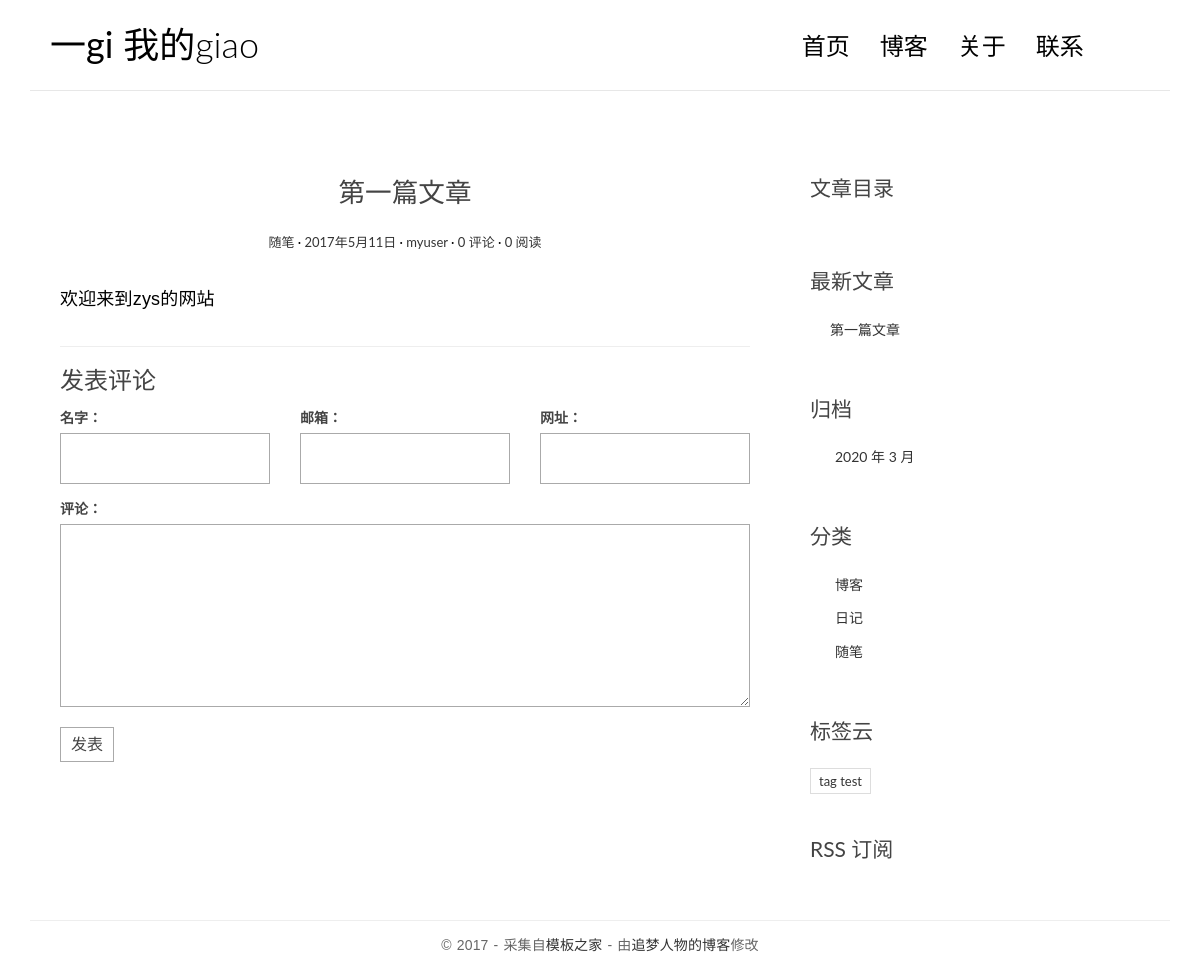
Page /posts/2/ on the committed database.
### myblog/models.py (models this page shows, shortened)
class Post(models.Model):
    title = models.CharField('标题', max_length=70)
    body = models.TextField('正文')
    created_time = models.DateTimeField('创建时间', default=timezone.now)
    modified_time = models.DateTimeField('修改时间')
    excerpt = models.CharField('摘要', max_length=200, blank=True)
    category = models.ForeignKey(Category, verbose_name='分类', on_delete=models.CASCADE)
    tag = models.ManyToManyField(Tag, verbose_name='标签', blank=True)
    author = models.ForeignKey(User, verbose_name='作者', on_delete=models.CASCADE)
    class Meta:
        verbose_name = '文章'
        verbose_name_plural = verbose_name
    def get_absolute_url(self):
        return reverse('myblog:detail', kwargs={'pk': self.pk})

class Category(models.Model):
    name = models.CharField(max_length=100)
    class Meta:
        verbose_name = '分类'
        verbose_name_plural = verbose_name

class Tag(models.Model):
    name = models.CharField(max_length=100)
    class Meta:
        verbose_name = '标签'
        verbose_name_plural = verbose_name

### myblog/views.py (the view)
# urls.py: path('posts/<int:pk>/', views.detail, name='detail'),
def detail(request, pk):
    post = get_object_or_404(Post, pk=pk)
    md = markdown.Markdown(extensions=[
        'markdown.extensions.extra',
        'markdown.extensions.codehilite',
        'markdown.extensions.toc',
    ])
    post.body = md.convert(post.body)
    m = re.search(r'<dic class="toc">\s*<url>(.*)</ul>\s*</div>', md.toc, re.S)
    post.toc = m.group(1) if m is not None else ''
    return render(request, 'blog/detail.html', context={'post': post})

### myblog/templatetags/blog_extras.py (called while the page is built)
@register.inclusion_tag('blog/inclusions/_recent_posts.html', takes_context=True)
def show_recent_posts(context, num=5):
    return {
        'recent_post_list': Post.objects.all().order_by('-created_time')[:num],
    }

@register.inclusion_tag('blog/inclusions/_archives.html', takes_context=True)
def show_archives(context):
    return {
        'date_list': Post.objects.dates('created_time', 'month', order='DESC'),
    }

@register.inclusion_tag('blog/inclusions/_categories.html', takes_context=True)
def show_categories(context):
    return {
        'category_list': Category.objects.all(),
    }

@register.inclusion_tag('blog/inclusions/_tags.html', takes_context=True)
def show_tags(context):
    return {
        'tag_list': Tag.objects.all(),
    }

### templates/blog/detail.html (shortened to what this page needs)
{% extends 'base.html' %}
+ {% load static %}
                {% block main %}
                    <article class="post post-{{ post.pk }}">
                        <header class="entry-header">
                            <h1 class="entry-title">{{ post.title }}</h1>
                            <div class="entry-meta">
                                <span class="post-category"><a href="#">{{ post.category.name }}</a></span>
                                <span class="post-date"><a href="#"><time class="entry-date"
                                                                          datetime="2012-11-09T23:15:57+00:00">2017年5月11日</time></a></span>
                                <span class="post-author"><a href="#">{{ post.author }}</a></span>
                                <span class="comments-link"><a href="#">0 评论</a></span>
                                <span class="views-count"><a href="#">0 阅读</a></span>
                            </div>
                        </header>
                        <div class="entry-content clearfix">
                            {{ post.body|safe }}
                        </div>
                    </article>
                    <section class="comment-area" id="comment-area">
                        <hr>
                        <h3>发表评论</h3>
                        <form action="#" method="post" class="comment-form">
                            <div class="row">
                                <div class="col-md-4">
                                    <label for="id_name">名字：</label>
                                    <input type="text" id="id_name" name="name" required>
                                </div>
                                <div class="col-md-4">
                                    <label for="id_email">邮箱：</label>
                                    <input type="email" id="id_email" name="email" required>
                                </div>
                                <div class="col-md-4">
                                    <label for="id_url">网址：</label>
                                    <input type="text" id="id_url" name="url">
                                </div>
                                <div class="col-md-12">
                                    <label for="id_comment">评论：</label>
                                    <textarea name="comment" id="id_comment" required></textarea>
                                    <button type="submit" class="comment-btn">发表</button>
                                </div>
                            </div>
                        </form>
                    </section>
                {% endblock main %}
                {% block toc %}
                    <div class="widget widget-content">
                        <h3 class="widget-title">文章目录</h3>
                    </div>
                {% endblock toc %}

### templates/blog/inclusions/_recent_posts.html
<div class="widget widget-recent-posts">
  <h3 class="widget-title">最新文章</h3>
  <ul>
    {% for post in recent_post_list %}
      <li>
        <a href="{{ post.get_absolute_url }}">{{ post.title }}</a>
      </li>
    {% empty %}
      暂无文章！
    {% endfor %}
  </ul>
</div>

### templates/blog/inclusions/_categories.html
<div class="widget widget-category">
  <h3 class="widget-title">分类</h3>
  <ul>
    {% for category in category_list %}
      <li>
        <a href="{% url 'myblog:category' category.pk %}">{{ category.name }}</a>
      </li>
    {% empty %}
      暂无分类！
    {% endfor %}
  </ul>
</div>

### templates/blog/inclusions/_tags.html
<div class="widget widget-tag-cloud">
  <h3 class="widget-title">标签云</h3>
  <ul>
    {% for tag in tag_list %}
      <li>
        <a href="{% url 'myblog:tag' tag.pk %}">{{ tag.name }}</a>
      </li>
    {% empty %}
      暂无标签！
    {% endfor %}
  </ul>
</div>

### myblog/static/blog/css/custom.css (style rules this page uses)
* { outline: none; }
h1, h2, h3, h4, h5, h6 { margin-top: 0; }
a { color: #333; }
body { color: #444; font-family: 'Lato', sans-serif; }
p { font-family: 'Ubuntu', sans-serif; font-weight: 400; word-spacing: 1px; letter-spacing: 0.01em; }
.post { background: #fff; padding: 30px 30px 0; }
.entry-title { text-align: center; font-size: 1.9em; margin-bottom: 20px; line-height: 1.6; padding: 10px 20px 0; }
.entry-meta { text-align: center; color: #DDDDDD; font-size: 13px; margin-bottom: 30px; }
.entry-content { font-size: 18px; line-height: 1.9; font-weight: 300; color: #000; }
.post-category::after, .post-date::after, .post-author::after, .comments-link::after { content: ' ·'; color: #000; }
.widget { background: #fff; padding: 30px 0 0; }
.widget-title { font-size: 1.5em; margin-bottom: 20px; line-height: 1.6; padding: 10px 0 0; font-weight: 400; }
.widget-recent-posts ul { padding: 0; margin: 0; padding-left: 20px; }
.widget-recent-posts ul li { list-style-type: none; position: relative; line-height: 170%; margin-bottom: 10px; }
.widget-recent-posts ul li::before { content: '\f3d3'; font-family: "Ionicons"; position: absolute; left: -17px; top: 3px; font-size: 16px; color: #000; }
.widget-category ul { padding: 0; margin: 0; padding-left: 25px; }
.widget-category ul li { list-style-type: none; position: relative; line-height: 170%; margin-bottom: 10px; }
.widget-category ul li::before { content: '\f3fe'; font-family: "Ionicons"; position: absolute; left: -25px; top: 1px; font-size: 18px; color: #000; }
.widget-tag-cloud ul { padding: 0; margin: 0; margin-right: -10px; }
.widget-tag-cloud ul li { list-style-type: none; font-size: 13px; display: inline-block; margin-right: 10px; margin-bottom: 10px; padding: 3px 8px; border: 1px solid #ddd; }
.contact-form input, .comment-form input { border: 1px solid #aaa; margin-bottom: 15px; width: 100%; padding: 15px 15px; font-size: 16px; line-height: 100%; transition: 0.4s border-color linear; }
.contact-form textarea, .comment-form textarea { border: 1px solid #aaa; margin-bottom: 15px; width: 100%; padding: 15px 15px; font-size: 16px; line-height: 20px !important; min-height: 183px; transition: 0.4s border-color linear; }
.comment-area { padding: 0 30px 0; }
.comment-form { margin-top: 15px; }
.comment-form .comment-btn { background-color: #fff; border: 1px solid #aaa; font-size: 16px; padding: 5px 10px; }

### rows in the picture
Post: title "第一篇文章", category.name "随笔", author "myuser", body "欢迎来到zys的网站"
Category: name "博客"
Category: name "日记"
Category: name "随笔"
Tag: name "tag test"

### other values in the picture
{{ date.year }} "2020"
{{ date.month }} "3"
